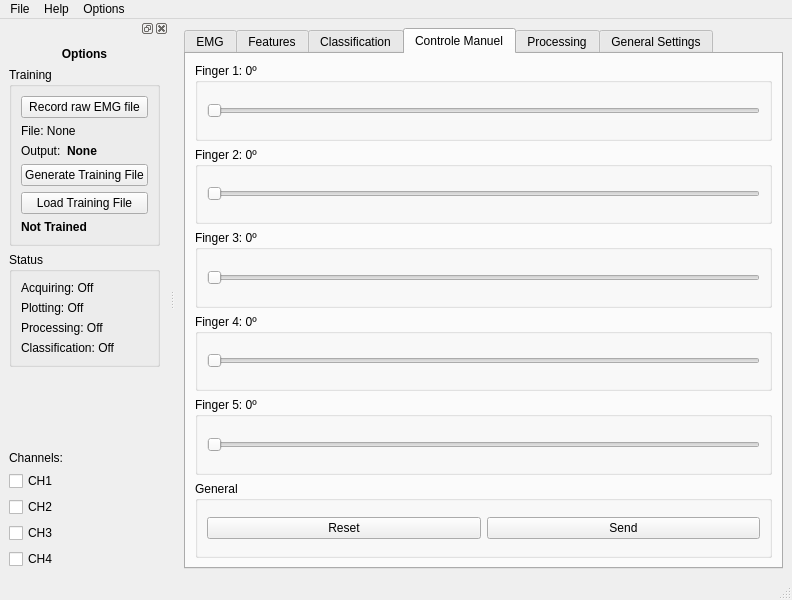
<?xml version="1.0" encoding="UTF-8"?>
<ui version="4.0">
 <class>MainWindow</class>
 <widget class="QMainWindow" name="MainWindow">
  <property name="geometry">
   <rect>
    <x>0</x>
    <y>0</y>
    <width>792</width>
    <height>600</height>
   </rect>
  </property>
  <property name="sizePolicy">
   <sizepolicy hsizetype="Preferred" vsizetype="Preferred">
    <horstretch>0</horstretch>
    <verstretch>0</verstretch>
   </sizepolicy>
  </property>
  <property name="minimumSize">
   <size>
    <width>0</width>
    <height>0</height>
   </size>
  </property>
  <property name="maximumSize">
   <size>
    <width>16777215</width>
    <height>16777215</height>
   </size>
  </property>
  <property name="windowTitle">
   <string>Project Main</string>
  </property>
  <widget class="QWidget" name="centralwidget">
   <layout class="QHBoxLayout" name="horizontalLayout">
    <item>
     <widget class="QTabWidget" name="tabWidget">
      <property name="currentIndex">
       <number>3</number>
      </property>
      <widget class="QWidget" name="tab_EMG">
       <attribute name="title">
        <string>EMG</string>
       </attribute>
       <layout class="QHBoxLayout" name="horizontalLayout_2">
        <item>
         <layout class="QVBoxLayout" name="verticalLayoutGraphStatus">
          <item>
           <layout class="QVBoxLayout" name="verticalLayoutGraph">
            <item>
             <widget class="QLabel" name="label_replace">
              <property name="sizePolicy">
               <sizepolicy hsizetype="Expanding" vsizetype="Expanding">
                <horstretch>0</horstretch>
                <verstretch>0</verstretch>
               </sizepolicy>
              </property>
              <property name="text">
               <string>Here will be the chart</string>
              </property>
             </widget>
            </item>
           </layout>
          </item>
          <item>
           <layout class="QHBoxLayout" name="horizontalLayout_3">
            <property name="topMargin">
             <number>0</number>
            </property>
            <item>
             <widget class="QLabel" name="lbl_status">
              <property name="sizePolicy">
               <sizepolicy hsizetype="Expanding" vsizetype="Preferred">
                <horstretch>0</horstretch>
                <verstretch>0</verstretch>
               </sizepolicy>
              </property>
              <property name="text">
               <string>Status:</string>
              </property>
             </widget>
            </item>
            <item>
             <widget class="QCheckBox" name="cb_chart_emg_on_off">
              <property name="text">
               <string>Chart On/Off</string>
              </property>
              <property name="checked">
               <bool>true</bool>
              </property>
             </widget>
            </item>
           </layout>
          </item>
         </layout>
        </item>
       </layout>
       <zorder></zorder>
      </widget>
      <widget class="QWidget" name="tab_features">
       <attribute name="title">
        <string>Features</string>
       </attribute>
       <layout class="QHBoxLayout" name="horizontalLayout_5">
        <item>
         <layout class="QVBoxLayout" name="verticalLayoutGraphStatus_features">
          <item>
           <layout class="QVBoxLayout" name="verticalLayoutGraph_features">
            <item>
             <layout class="QHBoxLayout" name="horizontalLayout_features">
              <property name="topMargin">
               <number>0</number>
              </property>
              <item>
               <widget class="QLabel" name="label_features">
                <property name="sizePolicy">
                 <sizepolicy hsizetype="Fixed" vsizetype="Preferred">
                  <horstretch>0</horstretch>
                  <verstretch>0</verstretch>
                 </sizepolicy>
                </property>
                <property name="text">
                 <string>Feature:</string>
                </property>
               </widget>
              </item>
              <item>
               <widget class="QComboBox" name="cb_features">
                <property name="editable">
                 <bool>false</bool>
                </property>
                <property name="currentIndex">
                 <number>-1</number>
                </property>
               </widget>
              </item>
              <item>
               <widget class="QCheckBox" name="checkBox">
                <property name="sizePolicy">
                 <sizepolicy hsizetype="Fixed" vsizetype="Fixed">
                  <horstretch>0</horstretch>
                  <verstretch>0</verstretch>
                 </sizepolicy>
                </property>
                <property name="text">
                 <string>Visible</string>
                </property>
               </widget>
              </item>
             </layout>
            </item>
            <item>
             <widget class="QLabel" name="label_replace_features">
              <property name="sizePolicy">
               <sizepolicy hsizetype="Expanding" vsizetype="Expanding">
                <horstretch>0</horstretch>
                <verstretch>0</verstretch>
               </sizepolicy>
              </property>
              <property name="text">
               <string>Here will be another the chart</string>
              </property>
             </widget>
            </item>
           </layout>
          </item>
          <item>
           <layout class="QHBoxLayout" name="horizontalLayout_status_features">
            <property name="topMargin">
             <number>0</number>
            </property>
            <item>
             <widget class="QLabel" name="lbl_status_features">
              <property name="sizePolicy">
               <sizepolicy hsizetype="Expanding" vsizetype="Preferred">
                <horstretch>0</horstretch>
                <verstretch>0</verstretch>
               </sizepolicy>
              </property>
              <property name="text">
               <string>Status:</string>
              </property>
             </widget>
            </item>
            <item>
             <widget class="QCheckBox" name="cb_chart_features_on_off">
              <property name="text">
               <string>Chart On/Off</string>
              </property>
              <property name="checked">
               <bool>true</bool>
              </property>
             </widget>
            </item>
           </layout>
          </item>
         </layout>
        </item>
       </layout>
      </widget>
      <widget class="QWidget" name="tab_classification">
       <attribute name="title">
        <string>Classification</string>
       </attribute>
       <layout class="QHBoxLayout" name="horizontalLayout_6">
        <item>
         <widget class="QGraphicsView" name="graphicsView_classification"/>
        </item>
       </layout>
      </widget>
      <widget class="QWidget" name="tab_controle_manuel">
       <attribute name="title">
        <string>Controle Manuel</string>
       </attribute>
       <layout class="QHBoxLayout" name="horizontalLayout_4">
        <item>
         <layout class="QVBoxLayout" name="verticalLayout_5">
          <item>
           <layout class="QVBoxLayout" name="verticalLayout_6">
            <property name="topMargin">
             <number>0</number>
            </property>
            <item>
             <widget class="QGroupBox" name="groupBox_f1">
              <property name="title">
               <string>Finger 1: 0º</string>
              </property>
              <layout class="QVBoxLayout" name="verticalLayout_11">
               <item>
                <widget class="QSlider" name="h_slider_1">
                 <property name="maximum">
                  <number>90</number>
                 </property>
                 <property name="orientation">
                  <enum>Qt::Horizontal</enum>
                 </property>
                </widget>
               </item>
              </layout>
             </widget>
            </item>
            <item>
             <widget class="QGroupBox" name="groupBox_f2">
              <property name="title">
               <string>Finger 2: 0º</string>
              </property>
              <layout class="QVBoxLayout" name="verticalLayout_8">
               <item>
                <widget class="QSlider" name="h_slider_2">
                 <property name="maximum">
                  <number>90</number>
                 </property>
                 <property name="orientation">
                  <enum>Qt::Horizontal</enum>
                 </property>
                </widget>
               </item>
              </layout>
             </widget>
            </item>
            <item>
             <widget class="QGroupBox" name="groupBox_f3">
              <property name="title">
               <string>Finger 3: 0º</string>
              </property>
              <layout class="QVBoxLayout" name="verticalLayout_9">
               <item>
                <widget class="QSlider" name="h_slider_3">
                 <property name="maximum">
                  <number>90</number>
                 </property>
                 <property name="orientation">
                  <enum>Qt::Horizontal</enum>
                 </property>
                </widget>
               </item>
              </layout>
             </widget>
            </item>
            <item>
             <widget class="QGroupBox" name="groupBox_f4">
              <property name="title">
               <string>Finger 4: 0º</string>
              </property>
              <layout class="QVBoxLayout" name="verticalLayout_10">
               <item>
                <widget class="QSlider" name="h_slider_4">
                 <property name="maximum">
                  <number>90</number>
                 </property>
                 <property name="orientation">
                  <enum>Qt::Horizontal</enum>
                 </property>
                </widget>
               </item>
              </layout>
             </widget>
            </item>
            <item>
             <widget class="QGroupBox" name="groupBox_f5">
              <property name="title">
               <string>Finger 5: 0º</string>
              </property>
              <layout class="QVBoxLayout" name="verticalLayout_4">
               <item>
                <widget class="QSlider" name="h_slider_5">
                 <property name="maximum">
                  <number>90</number>
                 </property>
                 <property name="orientation">
                  <enum>Qt::Horizontal</enum>
                 </property>
                </widget>
               </item>
              </layout>
             </widget>
            </item>
            <item>
             <widget class="QGroupBox" name="groupBox_4">
              <property name="title">
               <string>General</string>
              </property>
              <layout class="QHBoxLayout" name="horizontalLayout_10">
               <item>
                <widget class="QPushButton" name="btn_reset_position">
                 <property name="text">
                  <string>Reset</string>
                 </property>
                </widget>
               </item>
               <item>
                <widget class="QPushButton" name="btn_send_position">
                 <property name="text">
                  <string>Send</string>
                 </property>
                </widget>
               </item>
              </layout>
             </widget>
            </item>
           </layout>
          </item>
         </layout>
        </item>
       </layout>
      </widget>
      <widget class="QWidget" name="tab_2">
       <attribute name="title">
        <string>Processing</string>
       </attribute>
      </widget>
      <widget class="QWidget" name="tab_settings">
       <attribute name="title">
        <string>General Settings</string>
       </attribute>
       <layout class="QVBoxLayout" name="verticalLayout_7">
        <item>
         <layout class="QHBoxLayout" name="horizontalLayout_11">
          <property name="leftMargin">
           <number>0</number>
          </property>
          <item>
           <widget class="QGroupBox" name="groupBox_10">
            <property name="title">
             <string>Input Serial Port</string>
            </property>
            <layout class="QHBoxLayout" name="horizontalLayout_13">
             <item>
              <widget class="QComboBox" name="cb_in_serial_port"/>
             </item>
            </layout>
           </widget>
          </item>
          <item>
           <widget class="QGroupBox" name="groupBox_8">
            <property name="title">
             <string>Output Serial Port</string>
            </property>
            <layout class="QHBoxLayout" name="horizontalLayout_12">
             <item>
              <widget class="QComboBox" name="cb_out_serial_port"/>
             </item>
            </layout>
           </widget>
          </item>
         </layout>
        </item>
        <item>
         <spacer name="verticalSpacer_2">
          <property name="orientation">
           <enum>Qt::Vertical</enum>
          </property>
          <property name="sizeHint" stdset="0">
           <size>
            <width>20</width>
            <height>40</height>
           </size>
          </property>
         </spacer>
        </item>
        <item>
         <widget class="QPushButton" name="btn_go">
          <property name="font">
           <font>
            <pointsize>29</pointsize>
           </font>
          </property>
          <property name="text">
           <string>Go!</string>
          </property>
         </widget>
        </item>
        <item>
         <spacer name="verticalSpacer">
          <property name="orientation">
           <enum>Qt::Vertical</enum>
          </property>
          <property name="sizeHint" stdset="0">
           <size>
            <width>20</width>
            <height>40</height>
           </size>
          </property>
         </spacer>
        </item>
        <item>
         <widget class="QPushButton" name="pushButton">
          <property name="text">
           <string>...</string>
          </property>
         </widget>
        </item>
       </layout>
      </widget>
     </widget>
    </item>
   </layout>
  </widget>
  <widget class="QMenuBar" name="menubar">
   <property name="geometry">
    <rect>
     <x>0</x>
     <y>0</y>
     <width>792</width>
     <height>25</height>
    </rect>
   </property>
   <widget class="QMenu" name="menuArquivo">
    <property name="title">
     <string>File</string>
    </property>
    <addaction name="actionStart_Recording"/>
    <addaction name="actionStop_Recording"/>
   </widget>
   <widget class="QMenu" name="menuHelp">
    <property name="title">
     <string>Help</string>
    </property>
    <addaction name="actionAbout"/>
   </widget>
   <widget class="QMenu" name="menuFunctions">
    <property name="title">
     <string>Options</string>
    </property>
    <addaction name="actionStartAcquisition"/>
    <addaction name="separator"/>
    <addaction name="actionFind_Serial_Port"/>
   </widget>
   <addaction name="menuArquivo"/>
   <addaction name="menuHelp"/>
   <addaction name="menuFunctions"/>
  </widget>
  <widget class="QStatusBar" name="statusbar"/>
  <widget class="QDockWidget" name="dockWidget">
   <attribute name="dockWidgetArea">
    <number>1</number>
   </attribute>
   <widget class="QWidget" name="dockWidgetContents">
    <layout class="QVBoxLayout" name="verticalLayout">
     <item>
      <layout class="QVBoxLayout" name="verticalLayoutOptions">
       <property name="topMargin">
        <number>0</number>
       </property>
       <item>
        <widget class="QLabel" name="lbl_options">
         <property name="sizePolicy">
          <sizepolicy hsizetype="Preferred" vsizetype="Preferred">
           <horstretch>0</horstretch>
           <verstretch>0</verstretch>
          </sizepolicy>
         </property>
         <property name="maximumSize">
          <size>
           <width>16777215</width>
           <height>50</height>
          </size>
         </property>
         <property name="font">
          <font>
           <weight>75</weight>
           <italic>false</italic>
           <bold>true</bold>
           <strikeout>false</strikeout>
           <kerning>true</kerning>
          </font>
         </property>
         <property name="text">
          <string>Options</string>
         </property>
         <property name="alignment">
          <set>Qt::AlignCenter</set>
         </property>
        </widget>
       </item>
       <item>
        <layout class="QVBoxLayout" name="verticalLayoutThreshould">
         <item>
          <widget class="QGroupBox" name="groupBox">
           <property name="title">
            <string>Training</string>
           </property>
           <layout class="QVBoxLayout" name="verticalLayout_2">
            <item>
             <widget class="QPushButton" name="btn_record_raw_emg">
              <property name="text">
               <string>Record raw EMG file</string>
              </property>
             </widget>
            </item>
            <item>
             <widget class="QLabel" name="label_file_name">
              <property name="text">
               <string>File: None</string>
              </property>
             </widget>
            </item>
            <item>
             <layout class="QHBoxLayout" name="horizontalLayout_7">
              <property name="topMargin">
               <number>0</number>
              </property>
              <item>
               <widget class="QLabel" name="lbl_output_name">
                <property name="text">
                 <string>Output:</string>
                </property>
               </widget>
              </item>
              <item>
               <widget class="QLabel" name="lbl_output_value">
                <property name="sizePolicy">
                 <sizepolicy hsizetype="Expanding" vsizetype="Preferred">
                  <horstretch>0</horstretch>
                  <verstretch>0</verstretch>
                 </sizepolicy>
                </property>
                <property name="font">
                 <font>
                  <weight>75</weight>
                  <bold>true</bold>
                 </font>
                </property>
                <property name="text">
                 <string>None</string>
                </property>
               </widget>
              </item>
             </layout>
            </item>
            <item>
             <widget class="QPushButton" name="btn_generate_training_file">
              <property name="text">
               <string>Generate Training File</string>
              </property>
             </widget>
            </item>
            <item>
             <widget class="QPushButton" name="btn_load_training_file">
              <property name="text">
               <string>Load Training File</string>
              </property>
             </widget>
            </item>
            <item>
             <widget class="QLabel" name="label">
              <property name="font">
               <font>
                <weight>75</weight>
                <bold>true</bold>
               </font>
              </property>
              <property name="text">
               <string>Not Trained</string>
              </property>
             </widget>
            </item>
           </layout>
          </widget>
         </item>
         <item>
          <widget class="QGroupBox" name="groupBox_2">
           <property name="title">
            <string>Status</string>
           </property>
           <layout class="QVBoxLayout" name="verticalLayout_3">
            <item>
             <widget class="QLabel" name="label_acquiring_status">
              <property name="text">
               <string>Acquiring: Off</string>
              </property>
             </widget>
            </item>
            <item>
             <widget class="QLabel" name="label_plotting_status">
              <property name="text">
               <string>Plotting: Off</string>
              </property>
             </widget>
            </item>
            <item>
             <widget class="QLabel" name="label_processing_status">
              <property name="text">
               <string>Processing: Off</string>
              </property>
             </widget>
            </item>
            <item>
             <widget class="QLabel" name="label_classification_status">
              <property name="text">
               <string>Classification: Off</string>
              </property>
             </widget>
            </item>
           </layout>
          </widget>
         </item>
         <item>
          <spacer name="verticalSpacer_status">
           <property name="orientation">
            <enum>Qt::Vertical</enum>
           </property>
           <property name="sizeHint" stdset="0">
            <size>
             <width>20</width>
             <height>40</height>
            </size>
           </property>
          </spacer>
         </item>
         <item>
          <layout class="QVBoxLayout" name="verticalLayoutCheckBoxes">
           <item>
            <widget class="QLabel" name="label_channels">
             <property name="text">
              <string>Channels:</string>
             </property>
            </widget>
           </item>
           <item>
            <widget class="QCheckBox" name="cb_ch1">
             <property name="text">
              <string>CH1</string>
             </property>
            </widget>
           </item>
           <item>
            <widget class="QCheckBox" name="cb_ch3">
             <property name="text">
              <string>CH2</string>
             </property>
            </widget>
           </item>
           <item>
            <widget class="QCheckBox" name="cb_ch4">
             <property name="text">
              <string>CH3</string>
             </property>
            </widget>
           </item>
           <item>
            <widget class="QCheckBox" name="cb_ch2">
             <property name="text">
              <string>CH4</string>
             </property>
            </widget>
           </item>
          </layout>
         </item>
        </layout>
       </item>
      </layout>
     </item>
    </layout>
   </widget>
  </widget>
  <action name="actionSimples">
   <property name="text">
    <string>Processamento</string>
   </property>
  </action>
  <action name="actionIn_Plotter">
   <property name="text">
    <string>In Plotter</string>
   </property>
  </action>
  <action name="actionThread">
   <property name="text">
    <string>Thread</string>
   </property>
  </action>
  <action name="actionDesativado">
   <property name="text">
    <string>Desativado</string>
   </property>
  </action>
  <action name="actionStartAcquisition">
   <property name="checkable">
    <bool>false</bool>
   </property>
   <property name="text">
    <string>Start Acquisition</string>
   </property>
  </action>
  <action name="actionStart_Recording">
   <property name="text">
    <string>Start Recording</string>
   </property>
  </action>
  <action name="actionStop_Recording">
   <property name="text">
    <string>Stop Recording</string>
   </property>
  </action>
  <action name="actionAbout">
   <property name="text">
    <string>About</string>
   </property>
  </action>
  <action name="actionFind_Serial_Port">
   <property name="text">
    <string>Find Serial Port</string>
   </property>
  </action>
 </widget>
 <resources/>
 <connections/>
</ui>
